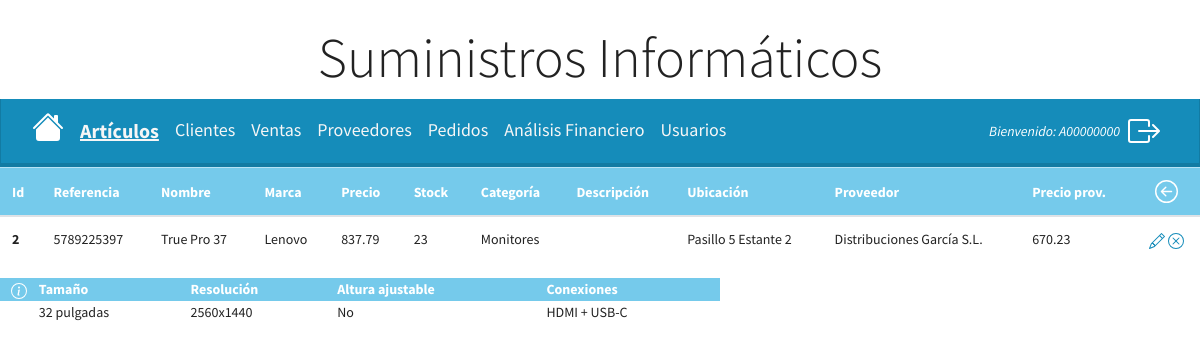
Screenshot of /protected_admin/articulos/info_adicional/2 (signed in) with the database file from the repository.
### models.py (models this page shows, shortened)
class User(db.Base, UserMixin):
    __tablename__ = 'usuario'
    __table_args__ = {'sqlite_autoincrement': True}
    id = Column(Integer, primary_key=True)  # establecemos el id como Primary Key
    username = Column(String(10), unique=True, nullable=False)
    password = Column(String(128), nullable=False)
    type_user = Column(Boolean, default=False) #False = cliente / True = administrador

class Articulo(db.Base):
    __tablename__ = "articulo"
    __table_args__ = {"sqlite_autoincrement": True}
    id_articulo = Column(Integer, primary_key=True) # establecemos el id_articulo como Primary Key
    referencia = Column(String(64), unique=True) # campo único y que no se puede repetir
    nombre = Column(String(128))
    marca = Column(String(64))
    precio_venta = Column(Float)
    stock = Column(Integer)
    categoria = Column(String(64))
    descripcion = Column(String(128), default='')
    ubicacion = Column(String(64), default='')
    id_proveedor = Column(Integer, ForeignKey('proveedor.id_proveedor')) # id_proveedor como Foreign Key
    precio_proveedor = Column(Float)
    pctablets = relationship('PC_Tablet', back_populates='articulo', cascade='all, delete-orphan',
                             passive_deletes=True, uselist=False)
    monitores = relationship('Monitor', back_populates='articulo', cascade='all, delete-orphan',
                             passive_deletes=True, uselist=False)
    almacenamientos = relationship('Almacenamiento', back_populates='articulo', cascade='all, delete-orphan',
                             passive_deletes=True, uselist=False)
    redes = relationship('Redes', back_populates='articulo', cascade='all, delete-orphan',
                             passive_deletes=True, uselist=False)

class Proveedor(db.Base):
    __tablename__ = 'proveedor'
    __table_args__ = {'sqlite_autoincrement': True}
    id_proveedor = Column(Integer, primary_key=True) #establecemos el id como Primary Key
    nombre = Column(String(128))
    nif = Column(String(16), unique=True) # Sólo puede haber un proveedor con el mismo NIF
    direccion = Column(String(128))
    contacto = Column(String(64))
    tlf_fijo = Column(String(32))
    tlf_movil = Column(String(32))
    correo = Column(String(64))
    rel_proveedor_articulo = relationship('Articulo', backref='rel_articulo_proveedor')
    rel_pedido = relationship('Pedido', backref='rel_proveedor')

class Monitor(Articulo):
    __tablename__ = 'monitor'
    id_monitor = Column(Integer, primary_key=True) #establecemos el id como Primary Key
    id_articulo = Column(Integer, ForeignKey('articulo.id_articulo', ondelete='CASCADE'))
    tamanio = Column(String(64))
    resolucion = Column(String(64))
    altura_ajustable = Column(String(8))
    conexiones = Column(String(64))
    articulo = relationship('Articulo', back_populates='monitores')

### main.py (the view)
@app.route('/protected_admin/articulos/info_adicional/<id_articulo>')
@login_required
@admin_required # Vista protegida que solo se puede acceder con autenticación de administrador
def info_adicional(id_articulo):
    articulo = db.session.query(Articulo).filter_by(id_articulo=int(id_articulo)).first()
    if articulo.categoria == 'Ordenadores y Tablets':
        articulo = db.session.query(PC_Tablet).filter_by(id_articulo=int(id_articulo)).first()
    elif articulo.categoria == 'Monitores':
        articulo = db.session.query(Monitor).filter_by(id_articulo=int(id_articulo)).first()
    elif articulo.categoria == 'Almacenamiento':
        articulo = db.session.query(Almacenamiento).filter_by(id_articulo=int(id_articulo)).first()
    else:
        articulo = db.session.query(Redes).filter_by(id_articulo=int(id_articulo)).first()
    return render_template('info-adicional.html', articulo=articulo)

### functions.py (called while the page is built)
def admin_required(f): # recibe como parámetro una función 'f' que será la función a proteger
    @wraps(f)
    def decorated_function(*args, **kwargs): # verificamos si el usuario está autentificado
        if not current_user.is_authenticated or not current_user.type_user:
            flash('Acceso denegado. Solo los administradores pueden acceder a la ruta introducida.',
                  'danger')
            return redirect(url_for('protected'))
        return f(*args, **kwargs) # si el usuario está logueado y es administrador ejecuta la función 'f'
    return decorated_function

### main.py (called while the page is built)
@login_manager.user_loader
def load_user(user_id):
    return db.session.get(User, user_id)

### templates/info-adicional.html (shortened to what this page needs)
{% extends 'articulos.html' %}
{% block content %}
    <table class="table table-hover">
      <thead>
        <tr class="table-info">
          <th scope="col">Id</th>
          <th scope="col">Referencia</th>
          <th scope="col">Nombre</th>
          <th scope="col">Marca</th>
          <th scope="col">Precio</th>
          <th scope="col">Stock</th>
          <th scope="col">Categoría</th>
          <th scope="col">Descripción</th>
          <th scope="col">Ubicación</th>
          <th scope="col">Proveedor</th>
          <th scope="col">Precio prov.</th>
          <th scope="col" class="text-center">
              <a href="/protected_admin/articulos?page=1" title="Volver">
              </a>
          </th>
        </tr>
      </thead>
      <tbody>
        <tr>
          <th scope="row">{{ articulo.id_articulo }}</th>
          <td>{{ articulo.referencia }}</td>
          <td>{{ articulo.nombre }}</td>
          <td>{{ articulo.marca }}</td>
          <td>{{ articulo.precio_venta }}</td>
          <td>{{ articulo.stock }}</td>
          <td>{{ articulo.categoria }}</td>
          <td>{{ articulo.descripcion }}</td>
          <td>{{ articulo.ubicacion }}</td>
          <td>{{ articulo.rel_articulo_proveedor.nombre }}</td>
          <td>{{ articulo.precio_proveedor }}</td>
          <td class="text-center">
              <a href="/protected_admin/articulos/editar_articulo/{{articulo.id_articulo}}"  title="Editar artículo">
              </a>
              <a href="/protected_admin/articulo/confirmar_eliminar/{{articulo.id_articulo}}" title="Eliminar artículo">
              </a>
          </td>
        </tr>
      </tbody>
    </table>
      <div>
          {% if articulo.categoria == 'Ordenadores y Tablets' %}
          <table style="width: 60%;" align="left">
              <thead>
                <tr class="table-info">
                  <th class="text-center" scope="col">
                      <svg xmlns="http://www.w3.org/2000/svg" width="16" height="16" fill="currentColor"
                           class="bi bi-info-circle" viewBox="0 0 16 16">
                        <path d="M8 15A7 7 0 1 1 8 1a7 7 0 0 1 0 14m0 1A8 8 0 1 0 8 0a8 8 0 0 0 0 16"/>
                        <path d="m8.93 6.588-2.29.287-.082.38.45.083c.294.07.352.176.288.469l-.738 3.468c-.194.897.105
                            1.319.808 1.319.545 0 1.178-.252 1.465-.598l.088-.416c-.2.176-.492.246-.686.246-.275
                            0-.375-.193-.304-.533zM9 4.5a1 1 0 1 1-2 0 1 1 0 0 1 2 0"/>
                    </svg>
                  </th>
                  <th scope="col">Resolución</th>
                  <th scope="col">Procesador</th>
                  <th scope="col">Memoria</th>
                  <th scope="col">Almacenamiento</th>
                </tr>
              </thead>
              <tbody>
                <tr>
                  <td></td>
                  <td>{{ articulo.resolucion }}</td>
                  <td>{{ articulo.procesador }}</td>
                  <td>{{ articulo.memoria }}</td>
                  <td>{{ articulo.almacenamiento }}</td>
                </tr>
              </tbody>
          </table>
          {% elif articulo.categoria == 'Monitores' %}
          <table style="width: 60%;" align="left">
              <thead>
                <tr class="table-info">
                  <th class="text-center" scope="col">
                  </th>
                  <th scope="col">Tamaño</th>
                  <th scope="col">Resolución</th>
                  <th scope="col">Altura ajustable</th>
                  <th scope="col">Conexiones</th>
                </tr>
              </thead>
              <tbody>
                <tr>
                  <td></td>
                  <td>{{ articulo.tamanio }}</td>
                  <td>{{ articulo.resolucion }}</td>
                  <td>{{ articulo.altura_ajustable }}</td>
                  <td>{{ articulo.conexiones }}</td>
                </tr>
              </tbody>
          </table>
          {% endif %}
      </div>
{% endblock %}

### templates/articulos.html (shortened to what this page needs)
<!DOCTYPE html>
<html lang="en">
<head>
    <link rel="stylesheet" href="{{ url_for('static', filename='main.css')}}">
    <link rel="stylesheet" href="https://cdn.jsdelivr.net/npm/bootswatch@4.5.2/dist/lumen/bootstrap.min.css"
>
</head>
<body>
    <h1 class="display-4 text-center mt-4">Suministros Informáticos</h1>
    <nav class="navbar navbar-expand-lg bg-primary" data-bs-theme="dark">
        <div class="container-fluid">
            <a href="/protected_admin" title="Inicio">
            </a>
            <div class="collapse navbar-collapse" id="navbarColor01">
                <ul class="navbar-nav me-auto">
                    <li class="nav-item">
                        <a style="font-size: 20px;" class="nav-link text-light text-bold-underline" href="/protected_admin/articulos?page=1">Artículos</a>
                    </li>
                    <li class="nav-item">
                        <a style="font-size: 18px;" class="nav-link text-light" href="/protected_admin/clientes?page=1">Clientes</a>
                    </li>
                    <li class="nav-item">
                        <a style="font-size: 18px;" class="nav-link text-light" href="/protected_admin/ventas?page=1">Ventas</a>
                    </li>
                    <li class="nav-item">
                        <a style="font-size: 18px;" class="nav-link text-light" href="/protected_admin/proveedores?page=1">Proveedores</a>
                    </li>
                    <li class="nav-item">
                        <a style="font-size: 18px;" class="nav-link text-light" href="/protected_admin/pedidos?page=1">Pedidos</a>
                    </li>
                    <li class="nav-item">
                        <a style="font-size: 18px;" class="nav-link text-light"
                           href="/protected_admin/nuevo_analisis">Análisis Financiero</a>
                    </li>
                    <li class="nav-item">
                        <a style="font-size: 18px;" class="nav-link text-light" href="/protected_admin/usuarios">Usuarios</a>
                    </li>
                </ul>
            </div>
            <div class="navbar-nav ms-auto d-flex align-items-center">
                <div class="navbar-text">
                    <em class="text-white">Bienvenido: {{ current_user.username }}</em>
                </div>
                <a href="/logout" class="nav-link ms-3" title="Cerrar sesión">
                </a>
            </div>
        </div>
    </nav>
    {% block content %}{% endblock %}
</body>
</html>

### static/main.css (style rules this page uses)
.text-bold-underline { font-weight: bold; text-decoration: underline; }
.text-light { color: #FFFFFF; }
.text-center { text-align: center; }

### rows the page displays
User: username "A00000000"
Articulo: referencia "5789225397", nombre "True Pro 37", marca "Lenovo", precio_venta "837.79", stock "23", categoria "Monitores", ubicacion "Pasillo 5 Estante 2", precio_proveedor "670.23"
Proveedor: rel_articulo_proveedor.nombre "Distribuciones García S.L."
Monitor: tamanio "32 pulgadas", resolucion "2560x1440", altura_ajustable "No", conexiones "HDMI + USB-C"

### other values shown
{{ articulo.id_articulo }} "2"
